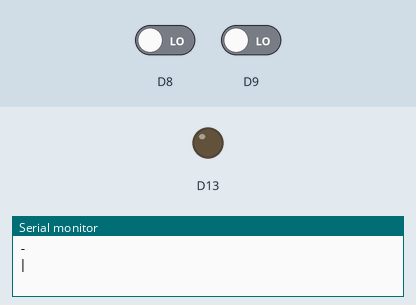
This sketch was run on a simulated Seeed XIAO (SAMD21). Shown: output pins drawn as LEDs (lit = HIGH), the last lines printed to the serial monitor. The test bench sets the inputs (shaded band); at power-on: D8 LOW, D9 LOW.

Above: at 1.2 s.
1.3 s: D8 driven HIGH
2.8 s: D9 driven HIGH
At 4.8 s:
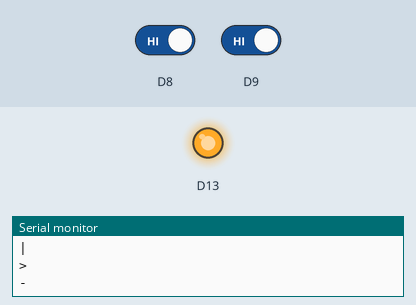
5.7 s: D9 driven LOW
At 7.4 s:
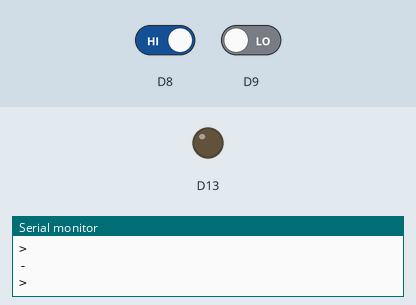
7.7 s: D8 driven LOW and D9 driven HIGH
Timing chart, 0 to 10.2 s (numbered marks = the images above; inputs shaded):
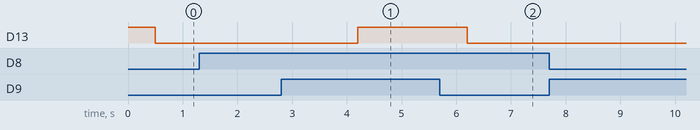

Measured:
- after the input at 2.8 s, D13: LOW → HIGH after 1.4 s
- after the input at 5.7 s, D13: HIGH → LOW after 0.50 s

The sketch:

photo_sensors.ino
```cpp
// (licence header left out)
#include "devices/photo_sensors.hpp"
#include "settings.hpp"

#include <Arduino.h>

////////////////////////////////////////////////////
// SETTING
////////////////////////////////////////////////////
/**
 * @brief flat that led lighting on board
 */
#ifndef LED_LIGHTING_ON_BOARD
#define LED_LIGHTING_ON_BOARD 1
#endif

#define USB_WAIT_UNTIL_CONNECTED 0
#define USB_USING                1

////////////////////////////////////////////////////
// CONFIGURATION
////////////////////////////////////////////////////

// ==================================================== //
////////////////////////////////////////////////////
// Global variables
////////////////////////////////////////////////////

// ==================================================== //
void setup()
{
#if LED_LIGHTING_ON_BOARD == 1
    pinMode(PIN_LED, OUTPUT);
    digitalWrite(PIN_LED, HIGH); // turn LED off
#endif
#if USB_USING
#if USB_WAIT_UNTIL_CONNECTED
    // Wait until connected
    do {
    } while (!SerialUSB);
    char buffer[100];
    sprintf(buffer, "=======\nSTART : PhotoSensors\n=======\n");
    SerialUSB.write(buffer);
#endif
#endif
    setup_photo_sensors();
}

void loop()
{
    static int previous_mode   = -1;
    static int previous_result = -1;
#if DEBUG_OUTPUT_FOR_USB_SERIAL
    static char buffer[100] = "\0";
#endif
    static int mode;
    int result = get_photo_sensors(&mode);
    if ((previous_mode != mode) || (previous_result != result)) {
        switch (result) {
            case STATE_PHOTO_SENSORS_DETECTION:
            case STATE_PHOTO_SENSORS_DETECTING:
                switch (mode) {
                    case 1:
                        SerialUSB.write("<\n");
                        break;
                    case 2:
                        SerialUSB.write(">\n");
                        break;
                    case 3:
                        SerialUSB.write("|\n");
                        break;
                    default:
                        break;
                }
                if (previous_result != result) {
                    //SerialUSB.write("DETECTED\n");
#if LED_LIGHTING_ON_BOARD == 1
                    digitalWrite(PIN_LED, LOW); // turn LED on
#if DEBUG_OUTPUT_FOR_USB_SERIAL
                    SerialUSB.write(" - turn LED on\n");
#endif
#endif
                }
                break;
            case STATE_PHOTO_SENSORS_LOST:
                SerialUSB.write("-\n");
                //SerialUSB.write("LOST\n");
            case STATE_PHOTO_SENSORS_UNKNOWN:
            default:
#if LED_LIGHTING_ON_BOARD == 1
                digitalWrite(PIN_LED, HIGH); // turn LED off
#if DEBUG_OUTPUT_FOR_USB_SERIAL
                SerialUSB.write(" - turn LED off\n");
#endif
#endif
                break;
        }
#if DEBUG_OUTPUT_FOR_USB_SERIAL
        sprintf(buffer, "RESULT[%d,%d]\n", result, mode);
        SerialUSB.write(buffer);
#endif
        previous_mode   = mode;
        previous_result = result;
    }

    // delay
    delay(LOOP_DELAY_MS);
}
```

photo_sensors.cpp
```cpp
// (licence header left out)
#include "photo_sensors.hpp"

#include "../settings.hpp"

#include <Arduino.h>

////////////////////////////////////////////////////
// REDEFINITION
////////////////////////////////////////////////////
#ifndef DETECTION_PIN_NUMBER_1
#define DETECTION_PIN_NUMBER_1 -1
#endif
#ifndef DETECTION_PIN_NUMBER_2
#define DETECTION_PIN_NUMBER_2 -1
#endif
#ifndef DETECTION_PIN_NUMBER_3
#define DETECTION_PIN_NUMBER_3 -1
#endif
#ifndef DETECTION_PIN_NUMBER_4
#define DETECTION_PIN_NUMBER_4 -1
#endif
#ifndef DETECTION_PIN_NUMBER_5
#define DETECTION_PIN_NUMBER_5 -1
#endif

////////////////////////////////////////////////////
// CONFIGURATION
////////////////////////////////////////////////////
#define PHOTO_SENSORS_PIN_RANGE_MIN 0
#define PHOTO_SENSORS_PIN_RANGE_MAX 10

////////////////////////////////////////////////////
// SOFTWARE SETTINGS
////////////////////////////////////////////////////
const int DigitalAnalogPin_NUM = 5;
/**
 * @brief DETECTION_PIN_NUMBER_1
 */
#if PHOTO_SENSORS_PIN_RANGE_MIN <= DETECTION_PIN_NUMBER_1
#if PHOTO_SENSORS_PIN_RANGE_MAX >= DETECTION_PIN_NUMBER_1
const int DigitalAnalogPin_1 = DETECTION_PIN_NUMBER_1;
#define DETECTION_ENABLE_01 1
#endif
#endif
/**
 * @brief DETECTION_PIN_NUMBER_2
 */
#if PHOTO_SENSORS_PIN_RANGE_MIN <= DETECTION_PIN_NUMBER_2
#if PHOTO_SENSORS_PIN_RANGE_MAX >= DETECTION_PIN_NUMBER_2
const int DigitalAnalogPin_2 = DETECTION_PIN_NUMBER_2;
#define DETECTION_ENABLE_02 1
#endif
#endif
/**
 * @brief DETECTION_PIN_NUMBER_3
 */
#if PHOTO_SENSORS_PIN_RANGE_MIN <= DETECTION_PIN_NUMBER_3
#if PHOTO_SENSORS_PIN_RANGE_MAX >= DETECTION_PIN_NUMBER_3
const int DigitalAnalogPin_3 = DETECTION_PIN_NUMBER_3;
#define DETECTION_ENABLE_03 1
#endif
#endif
/**
 * @brief DETECTION_PIN_NUMBER_4
 */
#if PHOTO_SENSORS_PIN_RANGE_MIN <= DETECTION_PIN_NUMBER_4
#if PHOTO_SENSORS_PIN_RANGE_MAX >= DETECTION_PIN_NUMBER_4
const int DigitalAnalogPin_4 = DETECTION_PIN_NUMBER_4;
#define DETECTION_ENABLE_04 1
#endif
#endif
/**
 * @brief DETECTION_PIN_NUMBER_5
 */
#if PHOTO_SENSORS_PIN_RANGE_MIN <= DETECTION_PIN_NUMBER_5
#if PHOTO_SENSORS_PIN_RANGE_MAX >= DETECTION_PIN_NUMBER_5
const int DigitalAnalogPin_5 = DETECTION_PIN_NUMBER_5;
#define DETECTION_ENABLE_05 1
#endif
#endif

////////////////////////////////////////////////////
// HARDWARE SETTINGS
////////////////////////////////////////////////////
const uint8_t PIN_OUTPUT_STATUS = LOW;

////////////////////////////////////////////////////
// PRIVATE FUNCTIONS
////////////////////////////////////////////////////
/**
 * @brief Get the pin state object
 *
 * @param pin_value
 * @param buffer
 * @return true
 * @return false
 */
static bool get_pin_state(uint32_t pin_value, String buffer = "")
{
    bool result     = false;
    int buttonState = digitalRead(pin_value);
    if (PIN_OUTPUT_STATUS == buttonState) {
#if DEBUG_OUTPUT_FOR_USB_SERIAL
        SerialUSB.write((buffer + "\n").c_str());
#endif
        result = true;
    }
    return result;
}
// ==================================================== //
////////////////////////////////////////////////////
// setup
////////////////////////////////////////////////////
void setup_photo_sensors()
{
#if DETECTION_ENABLE_01
    pinMode(DigitalAnalogPin_1, INPUT);
#endif
#if DETECTION_ENABLE_02
    pinMode(DigitalAnalogPin_2, INPUT);
#endif
#if DETECTION_ENABLE_03
    pinMode(DigitalAnalogPin_3, INPUT);
#endif
#if DETECTION_ENABLE_04
    pinMode(DigitalAnalogPin_4, INPUT);
#endif
#if DETECTION_ENABLE_05
    pinMode(DigitalAnalogPin_5, INPUT);
#endif
}

/**
 * @brief Detect changes when  digital-in changes at one-second intervals.
 *
 * @return int  The sensor number detected is expressed in bits.
 *              If it is lost, return 'STATE_PHOTO_SENSORS'.
 */
int get_photo_sensors(int *mode)
{
    static STATE_PHOTO_SENSORS flagState                  = STATE_PHOTO_SENSORS_LOST;
    static int cntDetection                               = 0;
    static int cntRelease                                 = DETECTION_RELEASE_TIME_MS / LOOP_DELAY_MS;
    static bool flagDetect_previous[DigitalAnalogPin_NUM] = { false };
    bool flagDetect[DigitalAnalogPin_NUM]                 = { false };
    int result                                            = 0;
    bool flagDone                                         = false;
#if DEBUG_OUTPUT_FOR_USB_SERIAL
    String str_append = "";
    char buffer[150];
    char delimiter               = '[';
    static unsigned long elapsed = 0;
#endif
    *mode = 0;

#if DETECTION_ENABLE_01
    flagDetect[0] = get_pin_state(DigitalAnalogPin_1, " - buttonState_1");
#endif
#if DETECTION_ENABLE_02
    flagDetect[1] = get_pin_state(DigitalAnalogPin_2, " - buttonState_2");
#endif
#if DETECTION_ENABLE_03
    flagDetect[2] = get_pin_state(DigitalAnalogPin_3, " - buttonState_3");
#endif
#if DETECTION_ENABLE_04
    flagDetect[3] = get_pin_state(DigitalAnalogPin_4, " - buttonState_4");
#endif
#if DETECTION_ENABLE_05
    flagDetect[4] = get_pin_state(DigitalAnalogPin_5, " - buttonState_5");
#endif
    // determine whether to process
    for (int i = 0; i < DigitalAnalogPin_NUM; i++) {
        if (true == flagDetect[i]) {
            flagDone = true;
        }
    }

    if ((true == flagDone)) {
        // The sensors detected.
        switch (flagState) {
            case STATE_PHOTO_SENSORS_LOST:
                if ((DETECTION_WAITING_TIME_MS / LOOP_DELAY_MS) <= cntDetection) {
                    flagState = STATE_PHOTO_SENSORS_DETECTION;
#if DEBUG_OUTPUT_FOR_USB_SERIAL
                    elapsed = millis();
#else
#endif
                    cntRelease = DETECTION_RELEASE_TIME_MS / LOOP_DELAY_MS;
                    cntRelease--;
                } else {
                    cntDetection++;
                }
                break;
            case STATE_PHOTO_SENSORS_DETECTION:
            case STATE_PHOTO_SENSORS_DETECTING:
#if DEBUG_OUTPUT_FOR_USB_SERIAL
                elapsed = millis();
#endif
                cntRelease = DETECTION_RELEASE_TIME_MS / LOOP_DELAY_MS;
                cntRelease--;
                break;
            case STATE_PHOTO_SENSORS_DETECTED:
            default:
                break;
        }
    } else {
        // The sensors is undetected.
        if (0 >= cntRelease) {
            switch (flagState) {
                case STATE_PHOTO_SENSORS_DETECTION:
                case STATE_PHOTO_SENSORS_DETECTING:
                    flagState = STATE_PHOTO_SENSORS_DETECTED;
                    break;
                case STATE_PHOTO_SENSORS_DETECTED:
                case STATE_PHOTO_SENSORS_LOST:
                default:
                    break;
            }
        } else {
            cntRelease--;
        }
        cntDetection = 0;
    }

    switch (flagState) {
        case STATE_PHOTO_SENSORS_DETECTION:
#if DEBUG_OUTPUT_FOR_USB_SERIAL
            str_append = " - detect";
#endif
            for (int i = 0; i < DigitalAnalogPin_NUM; i++) {
                if (true == flagDetect[i]) {
#if DEBUG_OUTPUT_FOR_USB_SERIAL
                    sprintf(buffer, "%c %d", delimiter, i);
                    delimiter = ',';
                    str_append += buffer;
#endif
                    bitSet(result, i);
                }
                flagDetect_previous[i] = flagDetect[i];
            }
#if DEBUG_OUTPUT_FOR_USB_SERIAL
            str_append += " ]\n";
#endif
            if (0 == result) {
                result = STATE_PHOTO_SENSORS_UNKNOWN;
#if DEBUG_OUTPUT_FOR_USB_SERIAL
                SerialUSB.write(" - detect[lost]\n");
#endif
            } else {
#if DEBUG_OUTPUT_FOR_USB_SERIAL
                SerialUSB.write(str_append.c_str());
#endif
            }
            flagState = STATE_PHOTO_SENSORS_DETECTING;
            break;
        case STATE_PHOTO_SENSORS_DETECTING:
            flagDone = false;
            for (int i = 0; i < DigitalAnalogPin_NUM; i++) {
                if (flagDetect_previous[i] != flagDetect[i]) {
                    flagDone = true;
                }
                flagDetect_previous[i] = flagDetect[i];
                if (true == flagDetect[i]) {
                    bitSet(result, i);
                }
            }
#if DEBUG_OUTPUT_FOR_USB_SERIAL
            if (true == flagDone) {
                str_append = " - detect";
                for (int i = 0; i < DigitalAnalogPin_NUM; i++) {
                    if (true == flagDetect[i]) {
                        sprintf(buffer, "%c %d", delimiter, i);
                        delimiter = ',';
                        str_append += buffer;
                    }
                }
                str_append += " ]\n";
            }
#endif
            if (0 == result) {
                result = STATE_PHOTO_SENSORS_UNKNOWN;
#if DEBUG_OUTPUT_FOR_USB_SERIAL
                SerialUSB.write(" - detect[lost]\n");
#endif
            } else {
#if DEBUG_OUTPUT_FOR_USB_SERIAL
                SerialUSB.write(str_append.c_str());
#endif
            }
            break;
        case STATE_PHOTO_SENSORS_DETECTED:
#if DEBUG_OUTPUT_FOR_USB_SERIAL
            sprintf(buffer, " - lost:%04d ms\n", (int)(millis() - elapsed));
            SerialUSB.write(buffer);
#else
#endif
            flagState = STATE_PHOTO_SENSORS_LOST;
            result    = 0;
            break;
        case STATE_PHOTO_SENSORS_LOST:
        default:
            result = 0;
            break;
    }

    *mode = result;
    return flagState;
}
```

photo_sensors.hpp
```cpp
// (licence header left out)
#ifndef PHOTO_SENSORS_HPP
#define PHOTO_SENSORS_HPP

////////////////////////////////////////////////////
// enum
////////////////////////////////////////////////////
typedef enum
{
    STATE_PHOTO_SENSORS_UNKNOWN,
    STATE_PHOTO_SENSORS_DETECTION,
    STATE_PHOTO_SENSORS_DETECTING,
    STATE_PHOTO_SENSORS_DETECTED,
    STATE_PHOTO_SENSORS_LOST,
} STATE_PHOTO_SENSORS;
// ==================================================== //

void setup_photo_sensors();
int get_photo_sensors(int *mode);
#endif
```

settings.hpp
```cpp
// (licence header left out)
#ifndef SETTINGS_HPP
#define SETTINGs_HPP
/////////////////////////////////////////////////////////////
/**
 * @brief interval on one time loop
 */
#ifndef LOOP_DELAY_MS
#define LOOP_DELAY_MS 100
#endif

/**
 * @brief Output debug messages
 */
#ifndef DEBUG_OUTPUT_FOR_USB_SERIAL
#define DEBUG_OUTPUT_FOR_USB_SERIAL 0
#endif

/**
   @brief Operates after detecting the specified time
*/
#ifndef DETECTION_WAITING_TIME_MS
#define DETECTION_WAITING_TIME_MS 500
#endif
/**
   @brief Drop the flag after the specified time
*/
#ifndef DETECTION_RELEASE_TIME_MS
#define DETECTION_RELEASE_TIME_MS 500
#endif

/////////////////////////////////////////////////////////////
#endif
```
